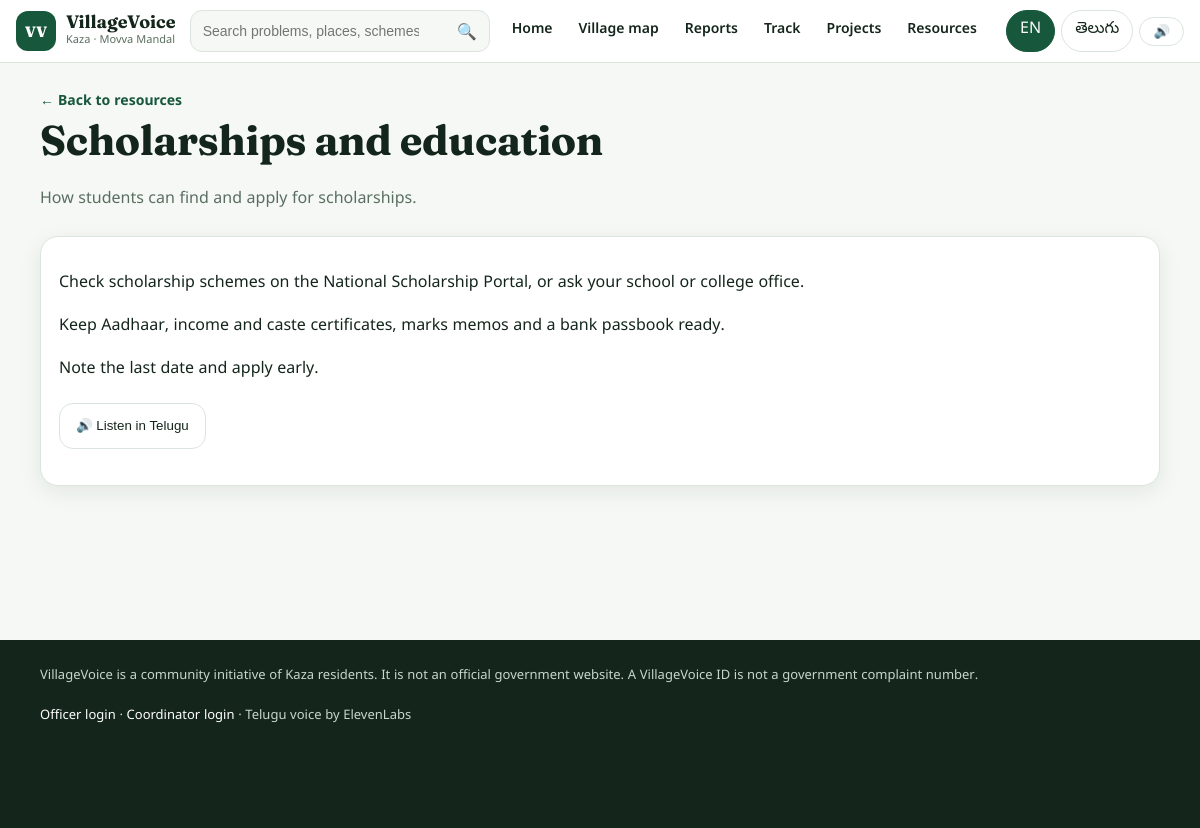
The app's page /resource/4 with its own data.
### tables this page shows
CREATE TABLE resources(id INTEGER PRIMARY KEY AUTOINCREMENT, title TEXT NOT NULL, title_te TEXT, tag TEXT NOT NULL DEFAULT 'Guide', description TEXT, description_te TEXT, url TEXT, body TEXT, body_te TEXT, sort INTEGER NOT NULL DEFAULT 100, created_at TEXT NOT NULL);

### app.py (the view)
@app.route("/resource/<int:rid>")
def resource(rid):
    r = db.get_resource(rid)
    if not r or not r["body"]: abort(404)
    te = g.lang == "te"
    pick = lambda en, tel: tel if (te and tel) else en
    return render_template("resource.html", r=r, title=pick(r["title"], r["title_te"]), desc=pick(r["description"] or "", r["description_te"]),
                           body=pick(r["body"], r["body_te"]), voice=r["body_te"] or r["body"])

### app.py (called while the page is built)
@app.before_request
def start():
    g.lang = "te" if (request.cookies.get("vv_lang") == "te" or request.headers.get("X-Lang") == "te") else "en"
    session.setdefault("csrf", secrets.token_hex(16))
    if request.method == "POST":
        t = request.form.get("csrf") or request.headers.get("X-CSRF", "")
        if not hmac.compare_digest(t, session["csrf"]): abort(400)

@app.after_request
def finish(r):
    r.headers.update({"X-Content-Type-Options": "nosniff", "X-Frame-Options": "SAMEORIGIN", "Referrer-Policy": "strict-origin-when-cross-origin"})
    if g.get("lang") == "te" and r.mimetype == "text/html" and not r.direct_passthrough:
        r.set_data(translate_html(r.get_data(as_text=True)))
    return r

@app.context_processor
def common():
    return {"villages": VILLAGES, "categories": CATEGORIES, "statuses": STATUSES, "c_status": C_STATUS, "c_status_te": C_STATUS_TE, "icons": ICONS, "kaza": KAZA_DATA, "facilities": FACILITIES, "emergency": EMERGENCY, "kaza_places": KAZA_PLACES, "eleven_on": bool(os.environ.get("ELEVENLABS_API_KEY")), "resources": RESOURCES,
            "lang": g.get("lang", "en"), "csrf": session.get("csrf", ""), "resident": session.get("phone"), "resident_name": session.get("name")}

### database.py (called while the page is built)
def connect():
    c = sqlite3.connect(DB)
    c.row_factory = sqlite3.Row
    return c

def get_resource(rid):
    with connect() as c: return c.execute("SELECT * FROM resources WHERE id=?", (rid,)).fetchone()

### templates/resource.html (shortened to what this page needs)
{% extends "base.html" %}{% block content %}<section class="intro"><a class="quiet" href="/opportunities">← Back to resources</a><h1>{{ title }}</h1><p>{{ desc }}</p></section>
<article class="panel">{% for line in body.split('\n') if line.strip() %}<p>{{ line }}</p>{% endfor %}
<div class="actions"><button type="button" class="outline" data-text="{{ voice }}" onclick="speakTelugu(this)">🔊 Listen in Telugu</button></div></article>{% endblock %}

### static/style.css (style rules this page uses)
:root { --ink:#14261c;--g:#17573b;--g2:#2c7d56;--tint:#e8f3ec;--bg:#f5f8f5;--gold:#f0a81e;--blue:#1f6f8b;--red:#c4492d;--line:#dbe5dd;--mute:#5a6e60;--r:18px;--sh:0 6px 22px #14261c14 }
* { box-sizing:border-box }
html { scroll-behavior:smooth }
body { margin:0;background:var(--bg);color:var(--ink);font:16px/1.7 "Noto Sans Telugu","Noto Sans",system-ui,sans-serif;-webkit-tap-highlight-color:transparent }
h1,h2,h3 { font-family:"Fraunces","Noto Serif Telugu",Georgia,serif;line-height:1.2;margin:0 0 .5em;font-weight:700;letter-spacing:-.01em }
h1 { font-size:clamp(2.1rem,7vw,3.6rem) }
a { color:var(--g);text-decoration:none }
main>*:not(.hero):not(.callout) { max-width:1120px;margin-left:auto;margin-right:auto;width:calc(100% - 32px) }
.outline { display:inline-flex;align-items:center;justify-content:center;gap:6px;min-height:46px;border:1.5px solid var(--line);border-radius:14px;background:#fff;padding:8px 16px;font:700 14px inherit;color:var(--ink);cursor:pointer }
.quiet { font-weight:700;font-size:14px }
.actions { display:flex;gap:12px;flex-wrap:wrap;align-items:center;margin:18px 0 }
.card,.panel,.project,.resources article,.mapcard { background:#fff;border:1px solid var(--line);border-radius:var(--r);padding:18px;box-shadow:var(--sh) }
.intro { padding:26px 0 6px }
.intro h1 { font-size:clamp(1.8rem,5vw,2.6rem) }
.intro p { color:var(--mute);max-width:64ch }
.panel,.filters,.cards,.resources,.maplayout,.adminlayout,.tablepanel,.feed,.chips { margin-bottom:18px }

### records on screen
resources: title "Scholarships and education", description "How students can find and apply for scholarships."

### other values on screen
{{ line }} "Check scholarship schemes on the National Scholarship Portal, or ask your school or college office." "Keep Aadhaar, income and caste certificates, marks memos and a bank passbook ready." "Note the last date and apply early."
